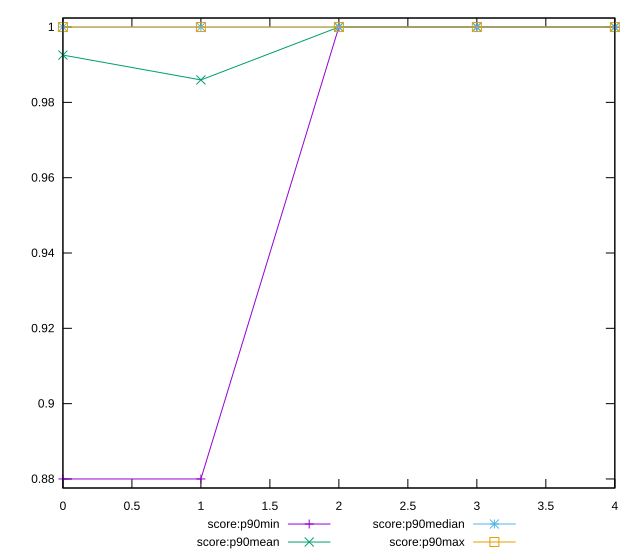

gnuplot code for this plot:
reset

$scoreP90Min <<EOF
0 0.88
1 0.88
2 1
3 1
4 1
EOF

$scoreP90Mean <<EOF
0 0.9925531914893617
1 0.9859574468085107
2 1
3 1
4 1
EOF

$scoreP90Median <<EOF
0 1
1 1
2 1
3 1
4 1
EOF

$scoreP90Max <<EOF
0 1
1 1
2 1
3 1
4 1
EOF

set key outside below
set xrange [0:4]
set yrange [0.8776:1.0024]
set trange [0.8776:1.0024]
set terminal svg size 640, 560 enhanced background rgb 'white'
set output "report_00018_2021-02-10T15-25-16.877Z/unminified-css/progression/score.svg"

plot $scoreP90Min title "score:p90min" with linespoints, \
     $scoreP90Mean title "score:p90mean" with linespoints, \
     $scoreP90Median title "score:p90median" with linespoints, \
     $scoreP90Max title "score:p90max" with linespoints

reset
